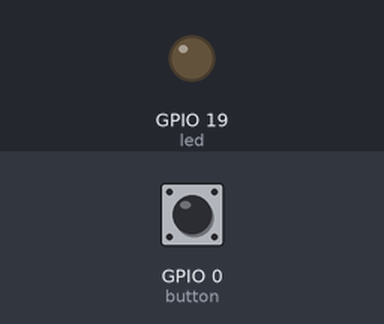
Simulated run of this program. Board: ESP32 board running MicroPython. Shown: output pins drawn as LEDs (lit = HIGH). The test bench sets the inputs (shaded band); at power-on: GPIO 0 (button) HIGH. The board's own WiFi access point starts at once; what the program prints to the serial console is not drawn.

Above: at 1.2 s.
1.3 s: GPIO 0 (button) pulled LOW for 0.15 s
At 2.1 s:
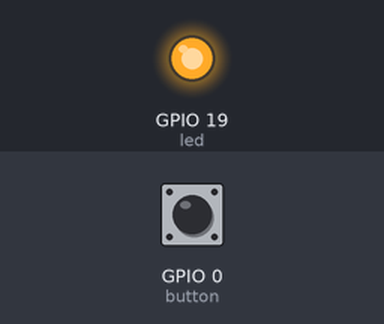
4.4 s: GPIO 0 (button) pulled LOW for 1 s
At 5.6 s:
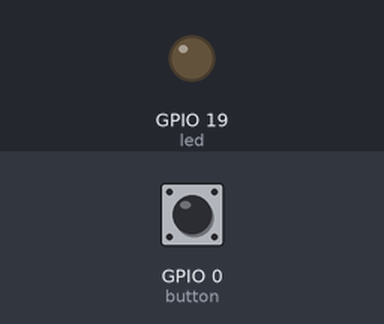
6.9 s: GPIO 0 (button) pulled LOW for 3.2 s
At 7.5 s:
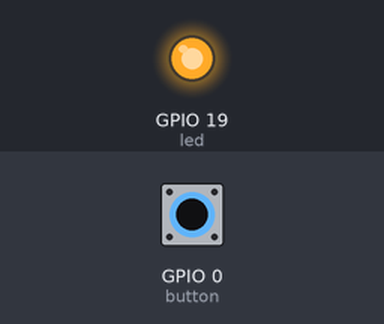
Timing chart, 0 to 9.9 s (numbered marks = the images above; inputs shaded):
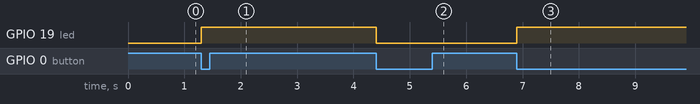

Measured:
- after the input at 1.3 s, GPIO 19 (led): LOW → HIGH at once
- after the input at 4.4 s, GPIO 19 (led): HIGH → LOW at once
- after the input at 6.9 s, GPIO 19 (led): LOW → HIGH at once

The program:

server.py
```python
"""ESP32 AP + LED 制御 + REST API + 物理ボタン (GPIO0) トグル

curl http://192.168.4.1/api/led
curl -X POST 'http://192.168.4.1/api/led?state=on'
curl -X POST 'http://192.168.4.1/api/led?state=off'
"""

import network
import socket
import machine
import time

# ===== 設定 =====
SSID = 'MyESP32AP'
PASSWORD = 'password123'
IP_ADDR = '192.168.4.1'
SUBNET = '255.255.255.0'
GATEWAY = '192.168.4.1'
DNS = '8.8.8.8'
LED_PIN = 19
BUTTON_PIN = 0
DEBOUNCE_MS = 120
LED_ACTIVE_LOW = False
_HTML_TEMPLATE_CACHE = None  # index.html キャッシュ


def setup_ap():
    ap = network.WLAN(network.AP_IF)
    ap.active(True)
    ap.config(essid=SSID, password=PASSWORD)
    ap.ifconfig((IP_ADDR, SUBNET, GATEWAY, DNS))
    print('[LOG] AP started. IP:', ap.ifconfig()[0])
    return ap


def dumps_json(o):
    try:
        import ujson as json
    except ImportError:
        import json
    return json.dumps(o)


led = machine.Pin(LED_PIN, machine.Pin.OUT)
button = machine.Pin(BUTTON_PIN, machine.Pin.IN, machine.Pin.PULL_UP)
last_press = 0  # デバウンス用最終押下時刻(ms)


def _is_led_on():
    v = led.value()
    return (v == 0) if LED_ACTIVE_LOW else (v == 1)


def _apply_led(on: bool):
    if LED_ACTIVE_LOW:
        led.value(0 if on else 1)
    else:
        led.value(1 if on else 0)
    # 状態確認ログ
    print(f'[LOG] LED状態 => {"ON" if _is_led_on() else "OFF"}')


def button_handler(pin):
    global last_press
    now = time.ticks_ms()
    if time.ticks_diff(now, last_press) < DEBOUNCE_MS:
        return
    last_press = now
    if pin.value() == 0:  # 押下
        _apply_led(not _is_led_on())
        print('[LOG] ボタン: トグル ->', 'ON' if _is_led_on() else 'OFF')


button.irq(trigger=machine.Pin.IRQ_FALLING, handler=button_handler)


def build_html():
    """index.html テンプレートを読み込み LED 状態プレースホルダを置換して返す。"""
    global _HTML_TEMPLATE_CACHE
    if _HTML_TEMPLATE_CACHE is None:
        try:
            with open('index.html', 'r') as f:
                _HTML_TEMPLATE_CACHE = f.read()
        except Exception as e:  # noqa
            return '<html><body><p>Template load error: ' + str(e) + '</p></body></html>'
    on = _is_led_on()
    return (_HTML_TEMPLATE_CACHE
            .replace('{{PIN}}', str(LED_PIN))
            .replace('{{STATE_CLASS}}', 'on' if on else 'off')
            .replace('{{STATE_TEXT}}', 'ON' if on else 'OFF'))


# ===== HTTP ユーティリティ =====

def _sendall(conn, data: bytes):
    mv = memoryview(data)
    sent_total = 0
    while sent_total < len(mv):
        n = conn.send(mv[sent_total:])
        if not n:
            raise OSError('send failed')
        sent_total += n


def _send_response(conn, status: str, content_type: str, body_bytes: bytes):
    headers = (
        'HTTP/1.1 ' + status + '\r\nContent-Type: ' + content_type + '\r\n'
        'Cache-Control: no-store\r\n'
        'Content-Length: ' + str(len(body_bytes)) + '\r\nConnection: close\r\n\r\n'
    )
    _sendall(conn, headers.encode() + body_bytes)


def _send_json(conn, obj):
    _send_response(conn, '200 OK', 'application/json; charset=utf-8', dumps_json(obj).encode())


def _send_html(conn, html: str, status='200 OK'):
    _send_response(conn, status, 'text/html; charset=utf-8', html.encode('utf-8'))


def _parse_query(q: str):
    params = {}
    if not q:
        return params
    for part in q.split('&'):
        if '=' in part:
            k, v = part.split('=', 1)
            params[k] = v
        else:
            params[part] = ''
    return params


def handle_client(conn):
    try:
        # ヘッダ終端(\r\n\r\n) まで 1秒以内で待つ簡易ループ
        start = time.ticks_ms()
        buf = b''
        while True:
            chunk = conn.recv(512)
            if chunk:
                buf += chunk
                if b'\r\n\r\n' in buf or len(buf) > 2048:
                    break
            else:
                if time.ticks_diff(time.ticks_ms(), start) > 1000:
                    print('[DBG] request wait timeout; received bytes:', len(buf))
                    break
                time.sleep_ms(10)
                continue
        if not buf:
            return
        waited = time.ticks_diff(time.ticks_ms(), start)
        first = buf.split(b'\r\n', 1)[0].decode('utf-8', 'ignore')
        if waited > 50:
            print(f'[DBG] waited {waited}ms for first line')
        req = buf
        print('[LOG] Request:', first)
        parts = first.split(' ')
        if len(parts) < 2:
            return
        method = parts[0]
        raw_path = parts[1]
        # パス + クエリ分離
        query_str = ''
        if '?' in raw_path:
            path, query_str = raw_path.split('?', 1)
        else:
            path = raw_path
        if path.endswith('/') and len(path) > 1:
            path = path[:-1]
        params = _parse_query(query_str)

        # REST GET (状態取得 / 任意で state= を許容)
        if method == 'GET' and path == '/api/led':
            st = params.get('state')
            if st == 'on':
                _apply_led(True)
                print('[LOG] API GET set -> on')
            elif st == 'off':
                _apply_led(False)
                print('[LOG] API GET set -> off')
            elif st == 'toggle':
                _apply_led(not _is_led_on())
                print('[LOG] API GET toggle')
            _send_json(conn, {'led': 'on' if _is_led_on() else 'off'})
            return

        # REST POST (on/off/toggle)
        if method == 'POST' and path == '/api/led':
            # クエリ(state=xxx) 優先 / 本文フォールバック
            body_txt = req.decode('utf-8', 'ignore')
            st = params.get('state')
            if not st:
                # 簡易本文解析
                if 'state=on' in body_txt:
                    st = 'on'
                elif 'state=off' in body_txt:
                    st = 'off'
                elif 'state=toggle' in body_txt:
                    st = 'toggle'
            if st == 'on':
                _apply_led(True)
                print('[LOG] API POST set -> on')
            elif st == 'off':
                _apply_led(False)
                print('[LOG] API POST set -> off')
            elif st == 'toggle':
                _apply_led(not _is_led_on())
                print('[LOG] API POST toggle')
            else:
                print('[WARN] API POST no valid state param')
            _send_json(conn, {'led': 'on' if _is_led_on() else 'off'})
            return

        # favicon
        if path == '/favicon.ico':
            _sendall(conn, b'HTTP/1.1 204 No Content\r\nConnection: close\r\n\r\n')
            return

        # CSS
        if path == '/style.css':
            try:
                with open('style.css','r') as f:
                    css = f.read()
            except Exception as e:  # noqa
                css = '/* missing style.css:' + str(e) + ' */'
            _send_response(conn, '200 OK', 'text/css; charset=utf-8', css.encode())
            return

        # 旧 /led/* パス互換 (キャッシュされた古い UI 対策)
        if path.startswith('/led/'):
            _send_html(conn, "<!DOCTYPE html><html><head><meta charset='utf-8'><meta http-equiv='refresh' content='0;url=/'></head><body style='font-family:Arial'>/led/* は廃止されました。<a href='/'>戻る</a></body></html>", '302 Found')
            return

        # 診断ページ
        if path == '/diag':
            logical = 'ON' if _is_led_on() else 'OFF'
            _send_html(conn, (
                "<!DOCTYPE html><html><body><h3>Diag</h3><p>raw=" + str(led.value()) +
                " logical=" + logical + " ACTIVE_LOW=" + str(LED_ACTIVE_LOW) +
                "</p><p><a href='/'>back</a></p></body></html>"
            ))
            return
        # 通常(ルートなど)ページ (ここまで return されなければルート扱い)
        html = build_html()
        print('[DBG] HTML length:', len(html))
        _send_html(conn, html)
    except Exception as e:
        print('[ERR]', type(e).__name__, e)
        try:
            conn.send('HTTP/1.1 500 Internal Server Error\r\nConnection: close\r\n\r\n')
        except:  # noqa
            pass
    finally:
        try:
            conn.close()
        except:  # noqa
            pass


def run():
    setup_ap()
    s = socket.socket()
    s.setsockopt(socket.SOL_SOCKET, socket.SO_REUSEADDR, 1)
    s.bind(('', 80))
    s.listen(3)
    print('[LOG] Web server listening on :80')
    while True:
        try:
            conn, addr = s.accept()
            print('[LOG] Connection from', addr)
            # 受信開始前に僅かな待機で初回クリック時の遅延送信を緩和
            try:
                time.sleep_ms(15)
            except:  # noqa
                pass
            handle_client(conn)
        except Exception as e:
            print('[ERR main]', e)


run()
```
